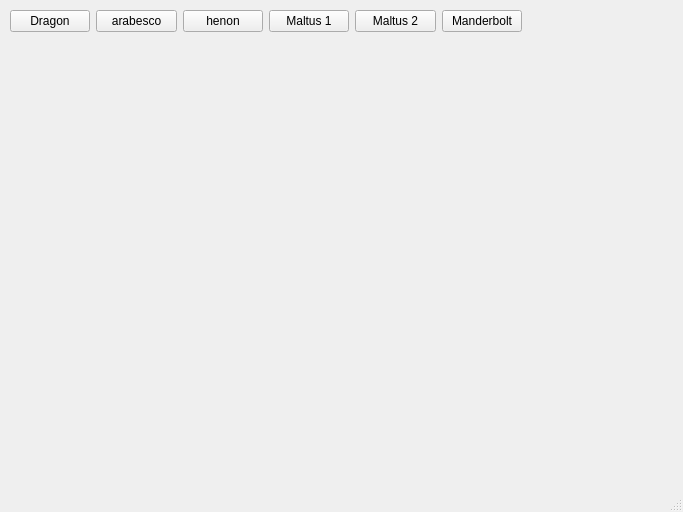
<?xml version="1.0" encoding="UTF-8"?>
<ui version="4.0">
 <class>MainWindow</class>
 <widget class="QMainWindow" name="MainWindow">
  <property name="geometry">
   <rect>
    <x>0</x>
    <y>0</y>
    <width>683</width>
    <height>512</height>
   </rect>
  </property>
  <property name="windowTitle">
   <string>MainWindow</string>
  </property>
  <widget class="QWidget" name="centralwidget">
   <widget class="QWidget" name="">
    <property name="geometry">
     <rect>
      <x>10</x>
      <y>10</y>
      <width>512</width>
      <height>23</height>
     </rect>
    </property>
    <layout class="QHBoxLayout" name="horizontalLayout">
     <item>
      <widget class="QPushButton" name="pushButton">
       <property name="text">
        <string>Dragon</string>
       </property>
      </widget>
     </item>
     <item>
      <widget class="QPushButton" name="pushButton_2">
       <property name="text">
        <string>arabesco</string>
       </property>
      </widget>
     </item>
     <item>
      <widget class="QPushButton" name="pushButton_3">
       <property name="text">
        <string>henon</string>
       </property>
      </widget>
     </item>
     <item>
      <widget class="QPushButton" name="pushButton_4">
       <property name="text">
        <string>Maltus 1</string>
       </property>
      </widget>
     </item>
     <item>
      <widget class="QPushButton" name="pushButton_5">
       <property name="text">
        <string>Maltus 2</string>
       </property>
      </widget>
     </item>
     <item>
      <widget class="QPushButton" name="pushButton_6">
       <property name="text">
        <string>Manderbolt</string>
       </property>
      </widget>
     </item>
    </layout>
   </widget>
  </widget>
  <widget class="QMenuBar" name="menubar">
   <property name="geometry">
    <rect>
     <x>0</x>
     <y>0</y>
     <width>683</width>
     <height>20</height>
    </rect>
   </property>
  </widget>
  <widget class="QStatusBar" name="statusbar"/>
 </widget>
 <resources/>
 <connections/>
</ui>
